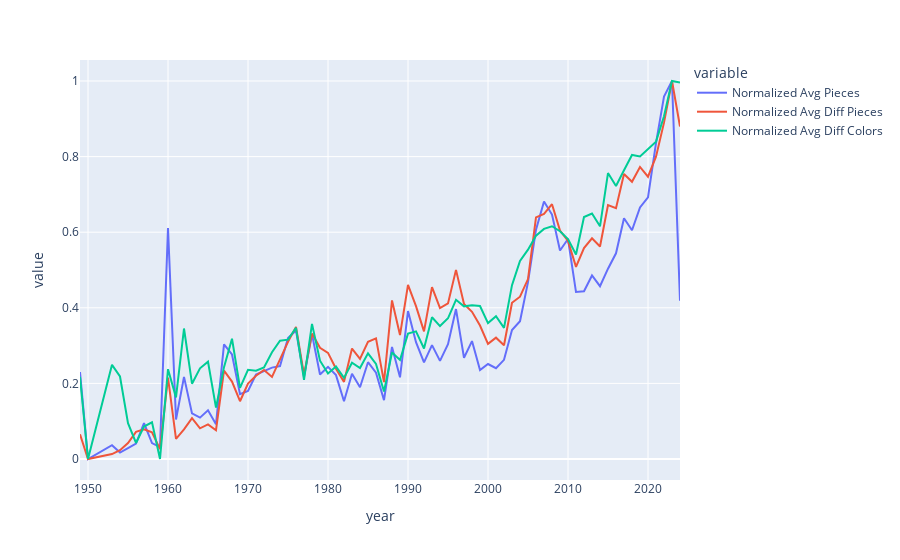

Notebook cell for this chart:
### Code cell
normalized_df = pd.concat([normalized_avg_pieces, normalized_avg_diff_pieces, normalized_avg_diff_colors], axis=1)
normalized_df.columns = ['Normalized Avg Pieces', 'Normalized Avg Diff Pieces', 'Normalized Avg Diff Colors']
normalized_df.plot()
